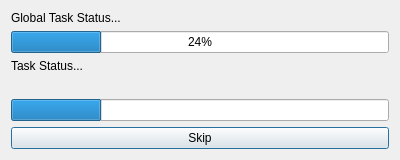
<?xml version="1.0" encoding="UTF-8"?>
<ui version="4.0">
 <class>ProgressDialog</class>
 <widget class="QDialog" name="ProgressDialog">
  <property name="minimumSize">
   <size>
    <width>400</width>
    <height>0</height>
   </size>
  </property>
  <property name="maximumSize">
   <size>
    <width>600</width>
    <height>16777215</height>
   </size>
  </property>
  <property name="windowTitle">
   <string>Please wait...</string>
  </property>
  <layout class="QGridLayout" name="gridLayout">
   <item row="5" column="0">
    <widget class="QPushButton" name="skipButton">
     <property name="sizePolicy">
      <sizepolicy hsizetype="Expanding" vsizetype="Expanding">
       <horstretch>0</horstretch>
       <verstretch>0</verstretch>
      </sizepolicy>
     </property>
     <property name="text">
      <string>Skip</string>
     </property>
    </widget>
   </item>
   <item row="0" column="0">
    <widget class="QLabel" name="globalStatusLabel">
     <property name="text">
      <string>Global Task Status...</string>
     </property>
    </widget>
   </item>
   <item row="2" column="0">
    <widget class="QLabel" name="statusLabel">
     <property name="sizePolicy">
      <sizepolicy hsizetype="Preferred" vsizetype="MinimumExpanding">
       <horstretch>0</horstretch>
       <verstretch>0</verstretch>
      </sizepolicy>
     </property>
     <property name="text">
      <string>Task Status...</string>
     </property>
     <property name="wordWrap">
      <bool>true</bool>
     </property>
    </widget>
   </item>
   <item row="4" column="0">
    <widget class="QProgressBar" name="taskProgressBar">
     <property name="value">
      <number>24</number>
     </property>
     <property name="textVisible">
      <bool>false</bool>
     </property>
    </widget>
   </item>
   <item row="3" column="0">
    <widget class="QLabel" name="detailsLabel">
     <property name="text">
      <string/>
     </property>
    </widget>
   </item>
   <item row="1" column="0">
    <widget class="QProgressBar" name="globalProgressBar">
     <property name="enabled">
      <bool>true</bool>
     </property>
     <property name="value">
      <number>24</number>
     </property>
    </widget>
   </item>
  </layout>
 </widget>
 <resources/>
 <connections/>
</ui>
